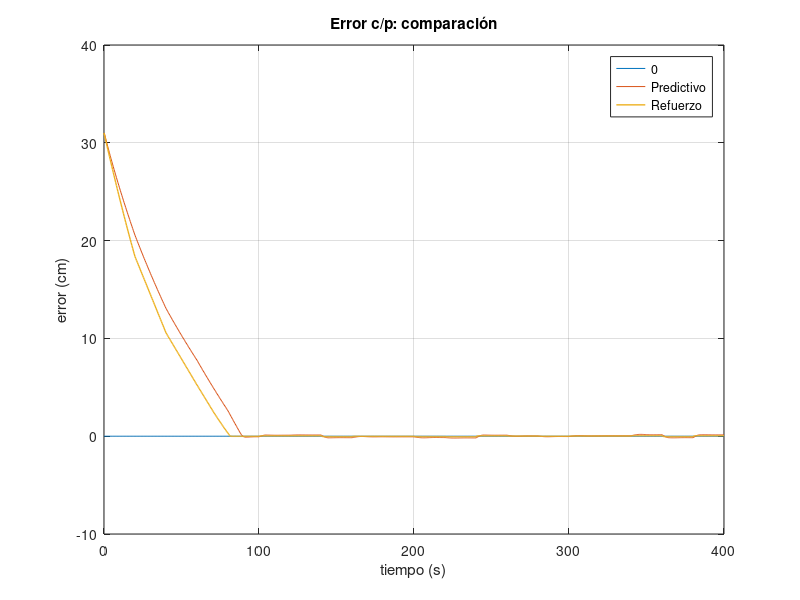

Recreate this plot in MATLAB.

clear all;

resized = [680, 458, 280, 210];

% Errores
error_predictive = load("error_predictive.mat", "error");
error_predictive = error_predictive.("error");

error_rl = load("error_rl.mat", "error");
error_rl = error_rl.("error");

figure(2)
plot(error_predictive(1,:), zeros(size(error_predictive(1,:))), error_predictive(1,:), error_predictive(2,:)*100, ...
    error_rl(1,:), error_rl(2,:)*100, 'linewidth', 1);
grid on;
xlabel('tiempo (s)');
ylabel('error (cm)');
legend('0', 'Predictivo', 'Refuerzo');
title('Error c/p: comparación');
set(gcf, 'Position', resized);
